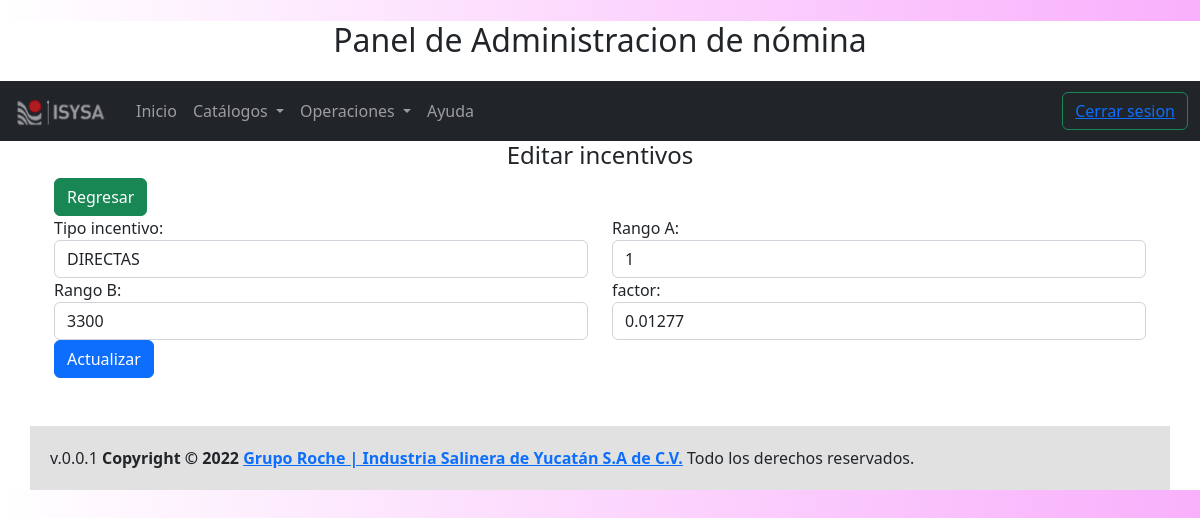
The app's page /admin-incentivo-P_ap_dir/actualizar?id=1 (signed in) with its own data.
### tables this page shows
CREATE TABLE IF NOT EXISTS `p_ap_dir` (
  `id` int(11) NOT NULL AUTO_INCREMENT,
  `produc24_incen_id` int(1) NOT NULL,
  `rangoA` int(11) DEFAULT NULL,
  `rangoB` int(11) DEFAULT NULL,
  `factor` decimal(8,5) DEFAULT NULL,
  PRIMARY KEY (`id`),
  KEY `produc24_incen_id_idx` (`produc24_incen_id`)
);

CREATE TABLE IF NOT EXISTS `produc_incen` (
  `id` int(1) NOT NULL AUTO_INCREMENT,
  `nombreP` char(10) NOT NULL,
  PRIMARY KEY (`id`)
);

### views/admin/incentivo/P_ap_dir/formulario.php (the view, shortened to what the rows shown need)
<div class="row">
    <div class="form-group col">
        <label  for="produc24_incen_id">Tipo incentivo:</label>
        <select name="produc24_incen_id" id="produc24_incen_id" class="form-control">
            <?php foreach($produc_incen as $produc_incen) { ?>
                <option <?php echo $P_ap_dir->produc24_incen_id === $produc_incen->id ? 'selected' : '' ?> value="<?php echo s($produc_incen->id); ?>"><?php echo s($produc_incen->nombreP) ; ?>
            <?php  } ?>
        </select>
    </div>
    <div class="form-group col">
         <label  for="rangoA">Rango A:</label>
         <input type="number" class="form-control" id='rangoA' name="rangoA" placeholder="" value="<?php echo $P_ap_dir->rangoA;?>"/>
    </div>
</div>
<div class="row">
    <div class="form-group col">
        <label  for="rangoB">Rango B:</label>
        <input type="number" class="form-control" id='rangoB' name="rangoB" placeholder="" value="<?php echo $P_ap_dir->rangoB;?>"/>
    </div>
    <div class="form-group col">
        <label  for="factor">factor:</label>
        <input type="number" step="any" class="form-control" id='factor' name="factor" placeholder="" value="<?php echo $P_ap_dir->factor;?>"/>
    </div>
</div>

### records on screen
p_ap_dir: produc24_incen_id "DIRECTAS", rangoA "1", rangoB "3300", factor "0.01277"
